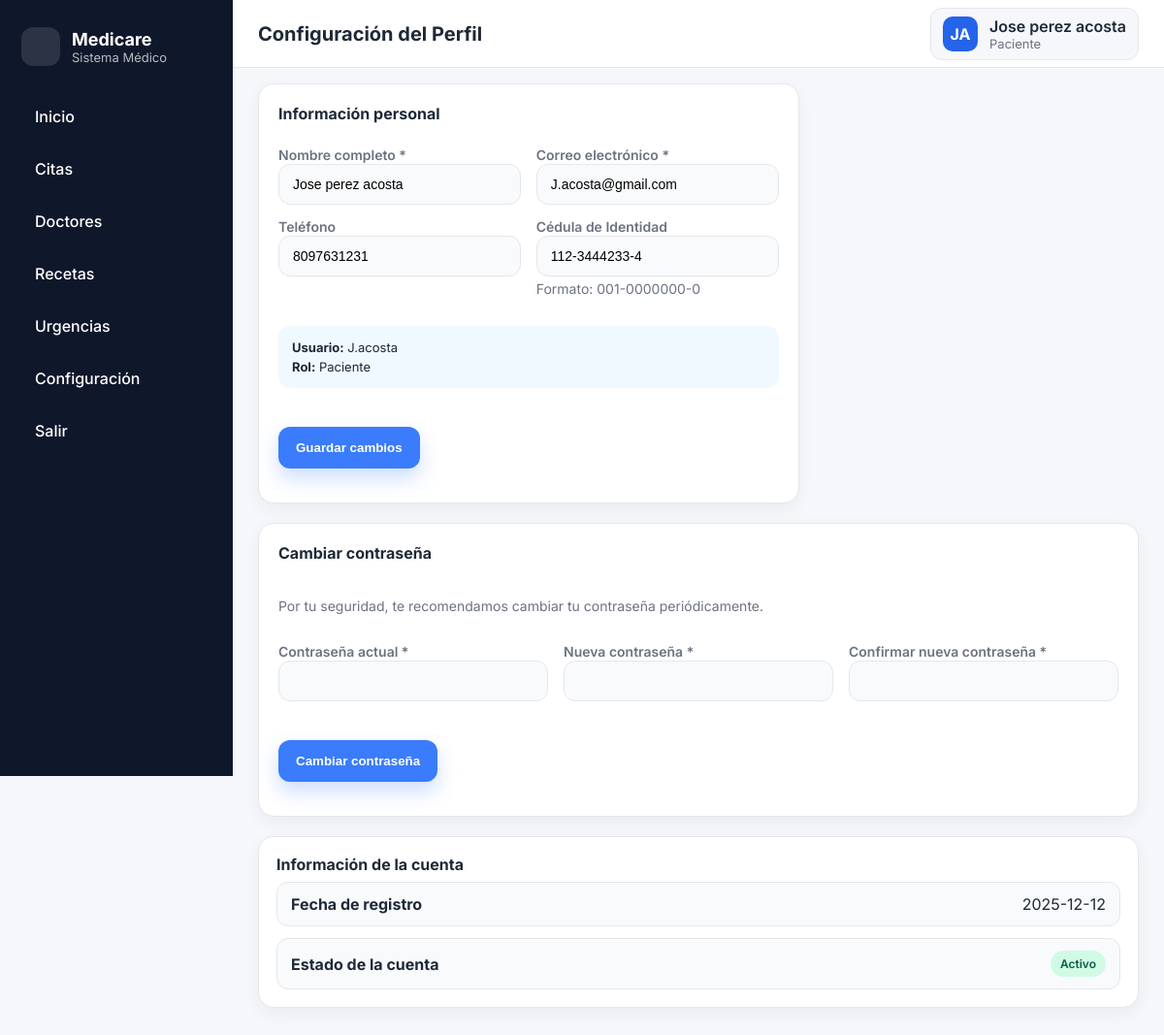
The page /configuracion (signed in) on the database its author committed.
### tables this page shows
CREATE TABLE usuarios (
        id INTEGER PRIMARY KEY AUTOINCREMENT,
        nombre TEXT NOT NULL,
        email TEXT UNIQUE NOT NULL,
        username TEXT UNIQUE NOT NULL,
        password TEXT NOT NULL,
        role TEXT NOT NULL CHECK(role IN ('admin', 'doctor', 'paciente')),
        especialidad TEXT,
        telefono TEXT,
        fecha_registro TIMESTAMP DEFAULT CURRENT_TIMESTAMP,
        estado TEXT DEFAULT 'activo' CHECK(estado IN ('activo', 'inactivo'))
    , cedula TEXT, foto_perfil TEXT DEFAULT 'default.png', estado_doctor TEXT DEFAULT 'disponible', hora_inicio TEXT DEFAULT '08:00', hora_fin TEXT DEFAULT '17:00');

### app.py (the view)
@app.route('/configuracion')
@login_required
def configuracion():
    conn = get_db()
    usuario = conn.execute('SELECT * FROM usuarios WHERE id = ?', (session.get('user_id'),)).fetchone()
    conn.close()
    return render_template('configuracion.html', usuario=usuario)

### app.py (called while the page is built)
def login_required(f):
    @wraps(f)
    def decorated_function(*args, **kwargs):
        if 'user_id' not in session:
            return redirect(url_for('index'))
        return f(*args, **kwargs)
    return decorated_function

def get_db():
    conn = sqlite3.connect(DATABASE, timeout=30, check_same_thread=False, isolation_level=None)
    conn.row_factory = sqlite3.Row
    conn.execute('PRAGMA journal_mode=WAL')
    conn.execute('PRAGMA busy_timeout=30000')
    return conn

### templates/configuracion.html (shortened to what this page needs)
{% extends "base.html" %}
{% block navigation %}
{% if session.get('role') == 'admin' %}
    <a href="{{ url_for('dashboard') }}" class="nav-link">Inicio</a>
    <a href="{{ url_for('admin_usuarios') }}" class="nav-link">Usuarios</a>
    <a href="{{ url_for('agregar_doctor') }}" class="nav-link">Agregar Doctor</a>
    <a href="{{ url_for('citas') }}" class="nav-link">Citas</a>
    <a href="{{ url_for('urgencias') }}" class="nav-link">Urgencias</a>
{% else %}
    <a href="{{ url_for('dashboard') }}" class="nav-link">Inicio</a>
    <a href="{{ url_for('citas') }}" class="nav-link">Citas</a>
    <a href="{{ url_for('doctores') }}" class="nav-link">Doctores</a>
    <a href="{{ url_for('recetas') }}" class="nav-link">Recetas</a>
    <a href="{{ url_for('urgencias') }}" class="nav-link">Urgencias</a>
{% endif %}
<a href="{{ url_for('configuracion') }}" class="nav-link">Configuración</a>
<a href="{{ url_for('logout') }}" class="nav-link">Salir</a>
{% endblock %}
{% block page_title %}Configuración del Perfil{% endblock %}
{% block content %}
<div class="split">
    <div class="card form-card">
        <h3>Información personal</h3>
        <form method="POST" action="{{ url_for('actualizar_perfil') }}">
            <div class="form-grid">
                <div>
                    <label class="label">Nombre completo *</label>
                    <input type="text" name="nombre" class="input" value="{{ usuario['nombre'] }}" required />
                </div>
                <div>
                    <label class="label">Correo electrónico *</label>
                    <input type="email" name="email" class="input" value="{{ usuario['email'] }}" required />
                </div>
                <div>
                    <label class="label">Teléfono</label>
                    <input type="tel" name="telefono" class="input" value="{{ usuario['telefono'] or '' }}" placeholder="809-555-0000" />
                </div>
                <div>
                    <label class="label">Cédula de Identidad</label>
                    <input type="text" name="cedula" id="cedulaInputConfig" class="input" value="{{ usuario['cedula'] or '' }}"
                           placeholder="001-0000000-0" pattern="^\d{3}-\d{7}-\d{1}$"
                           title="Formato: 001-0000000-0" maxlength="13" />
                    <p class="note" style="margin-top: 4px;">Formato: 001-0000000-0</p>
                </div>
            </div>
            <div style="background: #f0f9ff; padding: 14px; border-radius: 12px; margin: 16px 0;">
                <p style="margin: 0; font-size: 13px;"><strong>Usuario:</strong> {{ usuario['username'] }}</p>
                <p style="margin: 4px 0 0 0; font-size: 13px;"><strong>Rol:</strong> {{ usuario['role']|capitalize }}</p>
            </div>
            <button type="submit" class="button-primary">Guardar cambios</button>
        </form>
    </div>
</div>
<div class="card form-card" style="margin-top: 20px;">
    <h3>Cambiar contraseña</h3>
    <p class="note">Por tu seguridad, te recomendamos cambiar tu contraseña periódicamente.</p>
    <form method="POST" action="{{ url_for('cambiar_contrasena') }}">
        <div class="form-grid">
            <div>
                <label class="label">Contraseña actual *</label>
                <input type="password" name="password_actual" class="input" required />
            </div>
            <div>
                <label class="label">Nueva contraseña *</label>
                <input type="password" name="password_nueva" class="input" minlength="6" required />
            </div>
            <div>
                <label class="label">Confirmar nueva contraseña *</label>
                <input type="password" name="password_confirmar" class="input" minlength="6" required />
            </div>
        </div>
        <button type="submit" class="button-primary">Cambiar contraseña</button>
    </form>
</div>
<div class="card" style="margin-top: 20px;">
    <h3>Información de la cuenta</h3>
    <div class="list">
        <div class="list-item">
            <strong>Fecha de registro</strong>
            <span>{{ usuario['fecha_registro'][:10] }}</span>
        </div>
        <div class="list-item">
            <strong>Estado de la cuenta</strong>
            <span class="badge-pill" style="
                background: {% if usuario['estado'] == 'activo' %}#d1fae5{% else %}#fee2e2{% endif %};
                color: {% if usuario['estado'] == 'activo' %}#065f46{% else %}#991b1b{% endif %};
            ">
                {{ usuario['estado']|capitalize }}
            </span>
        </div>
    </div>
</div>
{% endblock %}

### templates/base.html (shortened to what this page needs)
<!DOCTYPE html>
<html lang="es">
<head>
    <link rel="stylesheet" href="{{ url_for('static', filename='css/site.css') }}" />
</head>
<body>
    {% if session.get('user_id') %}
    <div class="app-shell">
        <aside class="sidebar">
            <a href="{{ url_for('dashboard') }}" class="brand" style="text-decoration: none; color: inherit; cursor: pointer;">
                <div class="brand-icon"></div>
                <div>
                    <div class="brand-title">Medicare</div>
                    <div class="brand-subtitle">Sistema Médico</div>
                </div>
            </a>
            <nav class="nav-links">
                {% block navigation %}{% endblock %}
            </nav>
        </aside>
        <main class="content">
            <header class="topbar">
                <div class="page-title">{% block page_title %}Dashboard{% endblock %}</div>
                <a href="{{ url_for('configuracion') }}" class="user-chip" style="text-decoration: none; color: inherit; cursor: pointer;">
                    <div class="avatar">{{ session.get('nombre', 'U')[0]|upper }}{{ session.get('nombre', 'U').split()[-1][0]|upper if session.get('nombre', 'U').split()|length > 1 else '' }}</div>
                    <div>
                        <div class="chip-name">{{ session.get('nombre') }}</div>
                        <div class="chip-role">{{ session.get('role')|capitalize }}</div>
                    </div>
                </a>
            </header>
            <div class="page-body">
                {% block content %}{% endblock %}
            </div>
        </main>
    </div>
    {% else %}
    {% block auth_content %}{% endblock %}
    {% endif %}
</body>
</html>

### static/css/site.css (style rules this page uses)
:root { --primary: #3a7cfb; --primary-dark: #2f66d5; --bg: #f5f7fb; --text: #1f2937; --muted: #6b7280; --card: #ffffff; --border: #e5e7eb; --success: #00b894; --danger: #ef4444; }
* { box-sizing: border-box; }
body { margin: 0; font-family: 'Inter', system-ui, -apple-system, sans-serif; background: var(--bg); color: var(--text); }
.app-shell { display: grid; grid-template-columns: 240px 1fr; min-height: 100vh; }
.sidebar { position: sticky; top: 0; height: 100vh; overflow-y: auto; background: #0f172a; color: white; padding: 28px 22px; display: flex; flex-direction: column; gap: 30px; }
.brand { display: flex; align-items: center; gap: 12px; }
.brand-icon { background: rgba(255,255,255,0.12); color: #7dd3fc; width: 40px; height: 40px; border-radius: 12px; display: grid; place-items: center; font-size: 18px; }
.brand-title { font-weight: 700; font-size: 18px; }
.brand-subtitle { font-size: 13px; color: rgba(255,255,255,0.7); }
.nav-links { display: flex; flex-direction: column; gap: 10px; }
.nav-link { color: white; text-decoration: none; padding: 12px 14px; border-radius: 12px; font-weight: 500; transition: background .2s ease, transform .1s ease; }
.content { display: flex; flex-direction: column; gap: 16px; }
.topbar { height: 70px; background: var(--card); border-bottom: 1px solid var(--border); display: flex; align-items: center; justify-content: space-between; padding: 0 26px; }
.page-title { font-weight: 700; font-size: 20px; }
.user-chip { display: flex; align-items: center; gap: 12px; background: var(--bg); border-radius: 12px; padding: 8px 12px; border: 1px solid var(--border); }
.avatar { background: #2563eb; color: white; font-weight: 700; width: 36px; height: 36px; border-radius: 10px; display: grid; place-items: center; }
.chip-name { font-weight: 600; }
.chip-role { color: var(--muted); font-size: 13px; }
.page-body { padding: 0 26px 28px; }
.card { background: var(--card); border: 1px solid var(--border); border-radius: 16px; padding: 18px; box-shadow: 0 6px 18px rgba(15,23,42,0.05); }
.card h3 { margin: 0 0 8px; font-size: 16px; }
.list { display: flex; flex-direction: column; gap: 12px; margin-top: 6px; }
.list-item { display: flex; align-items: center; justify-content: space-between; padding: 12px 14px; border: 1px solid var(--border); border-radius: 12px; background: #f8fafc; }
.list-item strong { font-weight: 700; }
.button-primary { background: var(--primary); border: none; color: white; padding: 14px 18px; border-radius: 12px; font-weight: 700; cursor: pointer; box-shadow: 0 10px 20px rgba(58,124,251,0.25); transition: transform .1s ease, background .2s ease; text-decoration: none; display: block; text-align: center; margin-top: 40px; margin-bottom: 15px; }
.form-card { background: var(--card); border: 1px solid var(--border); border-radius: 16px; padding: 20px; display: grid; gap: 14px; }
.form-grid { display: grid; grid-template-columns: repeat(auto-fit, minmax(220px, 1fr)); gap: 12px 16px; }
.label { font-weight: 600; font-size: 14px; color: var(--muted); }
.input { width: 100%; padding: 12px 14px; border-radius: 12px; border: 1px solid var(--border); background: #f8fafc; font-size: 14px; }
.split { display: grid; grid-template-columns: 2fr 1.2fr; gap: 16px; }
.note { color: var(--muted); font-size: 14px; }
.badge-pill { display: inline-block; padding: 6px 10px; border-radius: 999px; background: #e5edff; color: #3754d6; font-weight: 600; font-size: 12px; }

### rows shown on the page
usuarios: get "Jose perez acosta", get "Paciente", nombre "Jose perez acosta", email "J.acosta@gmail.com", telefono "8097631231", cedula "112-3444233-4", username "J.acosta", role "Paciente", fecha_registro "2025-12-12", estado "Activo"

### other values the page prints
{{ session.get('nombre', 'U')[0]|upper }} "J"
